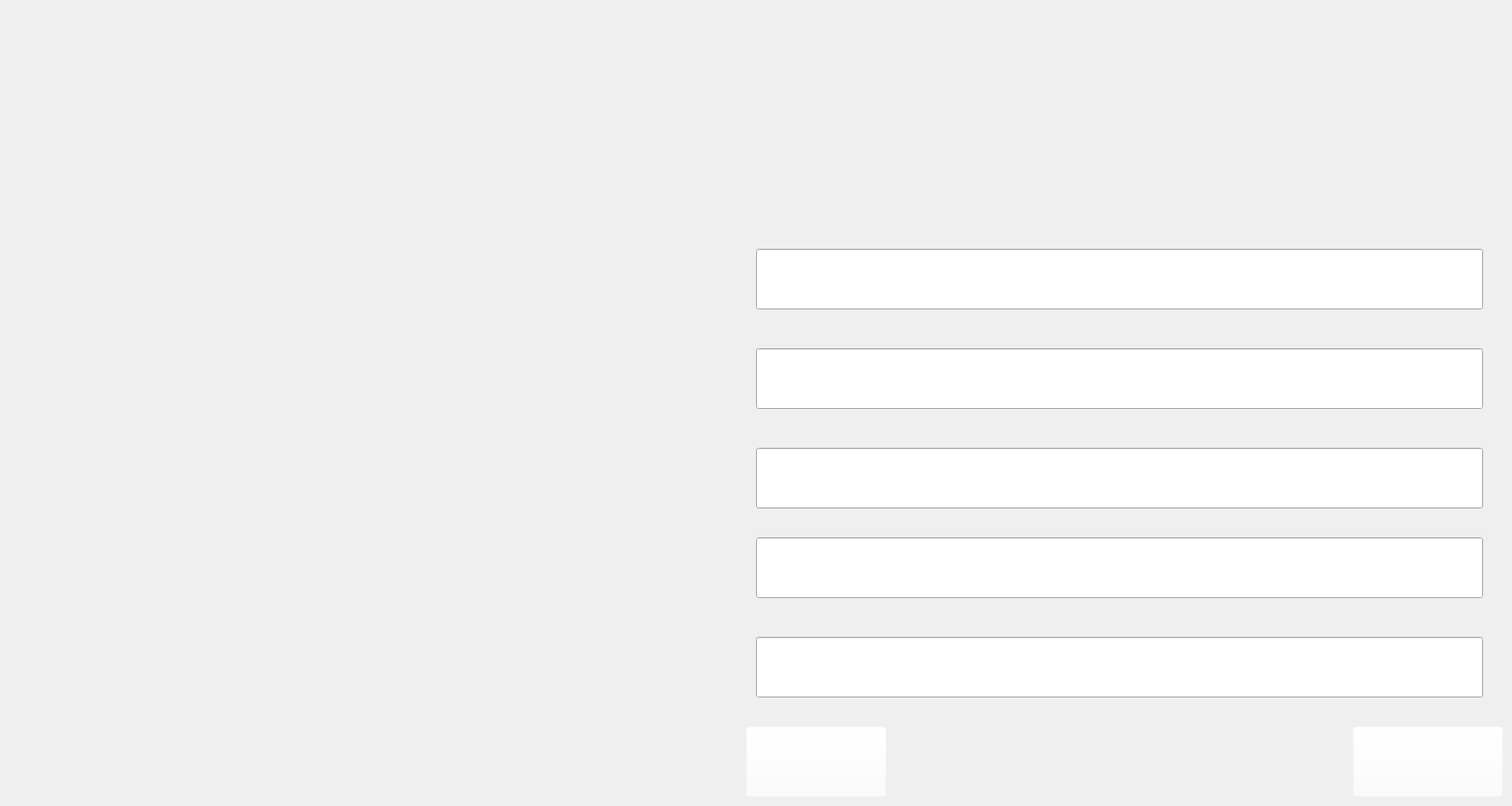
    <widget class="QWidget" name="ThemHoSo">
     <property name="styleSheet">
      <string notr="true">border-image: url(:/background/ThemHoSo/background.png);</string>
     </property>
     <widget class="QLineEdit" name="maLop_ThemHoSo">
      <property name="geometry">
       <rect>
        <x>760</x>
        <y>250</y>
        <width>731</width>
        <height>61</height>
       </rect>
      </property>
      <property name="font">
       <font>
        <pointsize>16</pointsize>
       </font>
      </property>
      <property name="styleSheet">
       <string notr="true">border-image: url(:/input/ThemHoSo/input.jpg);
color: white;</string>
      </property>
      <property name="text">
       <string/>
      </property>
     </widget>
     <widget class="QLineEdit" name="maSinhVien_ThemHoSo">
      <property name="geometry">
       <rect>
        <x>760</x>
        <y>350</y>
        <width>731</width>
        <height>61</height>
       </rect>
      </property>
      <property name="styleSheet">
       <string notr="true">border-image: url(:/input/ThemHoSo/input.jpg);
color: white;</string>
      </property>
     </widget>
     <widget class="QLineEdit" name="hoTen_ThemHoSo">
      <property name="geometry">
       <rect>
        <x>760</x>
        <y>450</y>
        <width>731</width>
        <height>61</height>
       </rect>
      </property>
      <property name="styleSheet">
       <string notr="true">border-image: url(:/input/ThemHoSo/input.jpg);
color: white;</string>
      </property>
     </widget>
     <widget class="QLineEdit" name="ngaySinh_ThemHoSo">
      <property name="geometry">
       <rect>
        <x>760</x>
        <y>540</y>
        <width>731</width>
        <height>61</height>
       </rect>
      </property>
      <property name="styleSheet">
       <string notr="true">border-image: url(:/input/ThemHoSo/input.jpg);
color: white;</string>
      </property>
     </widget>
     <widget class="QLineEdit" name="DTB_ThemHoSo">
      <property name="geometry">
       <rect>
        <x>760</x>
        <y>640</y>
        <width>731</width>
        <height>61</height>
       </rect>
      </property>
      <property name="styleSheet">
       <string notr="true">border-image: url(:/input/ThemHoSo/input.jpg);
color: white;</string>
      </property>
     </widget>
     <widget class="QPushButton" name="btnAdd_ThemHoSo">
      <property name="geometry">
       <rect>
        <x>750</x>
        <y>730</y>
        <width>141</width>
        <height>71</height>
       </rect>
      </property>
      <property name="cursor">
       <cursorShape>PointingHandCursor</cursorShape>
      </property>
      <property name="styleSheet">
       <string notr="true">background-color: rgba(255, 255, 255, 0);
border-image: rgba(0, 0, 0, 0);</string>
      </property>
      <property name="text">
       <string/>
      </property>
     </widget>
     <widget class="QPushButton" name="btnDelete_ThemHoSo">
      <property name="geometry">
       <rect>
        <x>1360</x>
        <y>730</y>
        <width>151</width>
        <height>71</height>
       </rect>
      </property>
      <property name="cursor">
       <cursorShape>PointingHandCursor</cursorShape>
      </property>
      <property name="styleSheet">
       <string notr="true">background-color: rgba(255, 255, 255, 0);
border-image: rgba(0, 0, 0, 0);</string>
      </property>
      <property name="text">
       <string/>
      </property>
     </widget>
    </widget>
